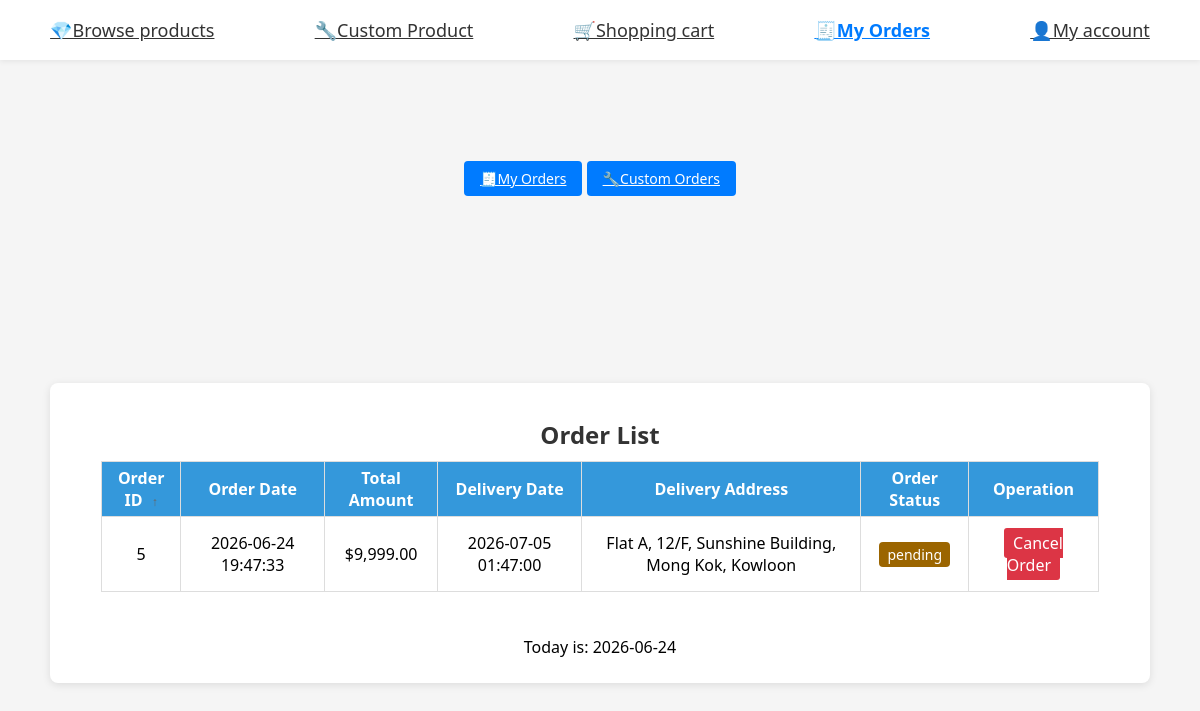
/4523M-Project/customer/customorder.php?sortBy=oid&sortDir=asc (signed in), run on the app's committed database.
### tables this page shows
CREATE TABLE `customeorders` (
  `coid` int(11) NOT NULL,
  `cfid` int(11) NOT NULL,
  `cfprice` int(11) NOT NULL,
  `qty` int(11) NOT NULL,
  `cototalamount` decimal(10,2) NOT NULL,
  `codate` datetime NOT NULL DEFAULT current_timestamp(),
  `cid` int(11) NOT NULL,
  `codeliverydate` datetime NOT NULL,
  `codeliveraddress` text NOT NULL,
  `costatus` int(11) NOT NULL DEFAULT 1
);

### 4523M-Project/customer/customorder.php (the view, shortened to what this page needs)
<?php
$cid = $_SESSION['CID'];
$today = date('Y-m-d');
$host = 'localhost';
$dbuser = 'root';
$dbpass = '';
$dbname = 'projectdb';
$conn = mysqli_connect($host, $dbuser, $dbpass, $dbname);
mysqli_set_charset($conn, 'utf8');
$allowedSortFields = ['coid', 'codate', 'cototalamount', 'codeliverydate', 'costatus'];
$sortBy = isset($_GET['sortBy']) && in_array($_GET['sortBy'], $allowedSortFields) ? $_GET['sortBy'] : 'coid';
$sortDir = isset($_GET['sortDir']) && $_GET['sortDir'] == 'asc' ? 'asc' : 'desc';
$toggleDir = $sortDir == 'asc' ? 'desc' : 'asc';
$sqlList = "SELECT * FROM customeorders WHERE cid = ? ORDER BY $sortBy $sortDir";
$stmtList = mysqli_prepare($conn, $sqlList);
mysqli_stmt_bind_param($stmtList, 'i', $cid);
mysqli_stmt_execute($stmtList);
$rs = mysqli_stmt_get_result($stmtList);
$orderList = [];
while ($row = mysqli_fetch_assoc($rs)) $orderList[] = $row;
?>
<!DOCTYPE html>
<html lang="en">
<head>
    <link rel="stylesheet" href="../CSS/style.css">
</head>
<body>
    <div class="nav">
        <a href="productList.php">💎Browse products</a>
        <a href="customProduct.php">🔧Custom Product</a>
        <a href="ShoppingCart.php">🛒Shopping cart</a>
        <a class="active" href="order.php">🧾My Orders</a>
        <a href="myAccount.php">👤My account</a>
    </div>
    <div>
        <a  class="sort-btn" href="order.php">🧾My Orders</a>
        <a  class="sort-btn" href="customorder.php">🔧Custom Orders</a>
    </div>
    <div class="table-card">
        <div class="header">
            <h1>Order List</h1>
        </div>
        <table border="1" width="100%">
            <thead>
                <tr>
                    <th class="sortable-th" onclick="window.location.href='customorder.php?sortBy=oid&sortDir=<?= $sortBy == 'coid' ? $toggleDir : 'asc' ?>'">
                        Order ID
                        <?php if($sortBy == 'coid'): ?>
                            <span class="sort-arrow"><?= $sortDir == 'asc' ? '↑' : '↓' ?></span>
                        <?php endif; ?>
                    </th>
                    <th class="sortable-th" onclick="window.location.href='customorder.php?sortBy=codate&sortDir=<?= $sortBy == 'codate' ? $toggleDir : 'asc' ?>'">
                        Order Date
                    </th>
                    <th class="sortable-th" onclick="window.location.href='customorder.php?sortBy=cototalamount&sortDir=<?= $sortBy == 'cototalamount' ? $toggleDir : 'asc' ?>'">
                        Total Amount
                    </th>
                    <th class="sortable-th" onclick="window.location.href='customorder.php?sortBy=codeliverydate&sortDir=<?= $sortBy == 'codeliverydate' ? $toggleDir : 'asc' ?>'">
                        Delivery Date
                    </th>
                    <th>Delivery Address</th>
                    <th class="sortable-th" onclick="window.location.href='customorder.php?sortBy=costatus&sortDir=<?= $sortBy == 'costatus' ? $toggleDir : 'asc' ?>'">
                        Order Status
                    </th>
                    <th>Operation</th>
                </tr>
            </thead>
            <tbody>
                <?php if(empty($orderList)): ?>
                    <tr><td colspan="10" class="empty-row">You have no orders yet</td></tr>
                <?php else: ?>
                    <?php foreach ($orderList as $item): ?>
                    <?php
                        $limitDay = date('Y-m-d', strtotime($today . " +2 days"));
                        $canCancel = $item['codeliverydate'] > $limitDay && !in_array($item['costatus'], [4,5,6]);
                    ?>
                    <tr>
                        <td><?= $item['coid'] ?></td>
                        <td><?= $item['codate'] ?></td>
                        <td>$<?= number_format($item['cototalamount'],2) ?></td>
                        <td><?= $item['codeliverydate'] ?></td>
                        <td><?= $item['codeliveraddress'] ?></td>
                        <td>
                            <?php
                            $status = $item['costatus'];
                            $tagClass = $tagVal = '';
                            if($status == 1){$tagClass='tag-pending';$tagVal='pending';}
                            elseif($status == 2){$tagClass='tag-processing';$tagVal='processing';}
                            elseif($status == 3){$tagClass='tag-waitshipping';$tagVal='waitshipping';}
                            elseif($status == 4){$tagClass='tag-shipped';$tagVal='shipped';}
                            elseif($status ==5 || $status ==6){$tagClass='tag-arrive';$tagVal='arrive';}
                            ?>
                            <span class="<?= $tagClass ?>"><?= $tagVal ?></span>
                        </td>
                        <td>
                            <?php if($canCancel): ?>
                                <a class="btn-del" onclick="if(confirm('Are you sure to cancel this order?')) window.location.href='customorder.php?action=delete&oid=<?= $item['coid'] ?>&sortBy=<?= $sortBy ?>&sortDir=<?= $sortDir ?>'">Cancel Order</a>
                            <?php else: ?>
                                <a class="btn-del" disabled style="background:#aaa;cursor:not-allowed;">Cannot Cancel</a>
                            <?php endif; ?>
                        </td>
                    </tr>
                    <?php endforeach; ?>
                <?php endif; ?>
            </tbody>
        </table><br><br>
        <p>Today is: <?= $today ?></p>
    </div>
</body>
</html>

### 4523M-Project/CSS/style.css (style rules this page uses)
* { margin:0; padding:0; box-sizing:border-box; font-family:system-ui; }
body { min-height:100vh; display:grid; place-items:center; background:#f5f5f5; padding:20px; padding-top:70px; background-size: cover; background-position: center; background-repeat: no-repeat; }
.header { text-align: center; margin-bottom:0px; }
.header h1 { font-size:24px; color:#333; }
.nav { position:fixed; top:0; left:0; width:100%; height:60px; background:#fff; box-shadow:0 2px 5px #00000010; display:flex; align-items:center; justify-content:space-around; z-index:999; }
.nav a { text-decoration:center; color:#333; font-size:18px; cursor:pointer; padding: 12px 12px; }
.nav .active { color:#007bff; font-weight:bold; }
.sort-btn { padding: 8px 16px; background: #007bff; color: white; border: none; border-radius: 4px; cursor: pointer; font-size: 14px; }
.header { width: 90%; max-width: 1200px; margin: 0 auto; padding: 10px 25px; }
.header h1 { margin: 0; font-size: 24px; }
.tag-pending { color:orange }
.table-card { background: white; border-radius: 8px; box-shadow: 0 2px 8px rgba(0,0,0,0.1); min-width: 1100px; padding: 25px; width: 80%; margin: auto auto; text-align: center; }
.table,td,th { border: 1px solid #005cbb; border: 1px solid #ddd; padding: 12px; text-align: center; }
table { width:95%; border-collapse: collapse; margin: auto auto; text-align: center; }
td { padding:15px; text-align: center; }
th { background: #3498db; color: white; }
.tag-pending { background: #9b6500; padding: 3px 8px; border-radius: 4px; font-size: 14px; color: white; }

### data on the page
customeorders: coid "5", codate "2026-06-24 19:47:33", cototalamount "9,999.00", codeliverydate "2026-07-05 01:47:00", codeliveraddress "Flat A, 12/F, Sunshine Building, Mong Kok, Kowloon", costatus "pending"
